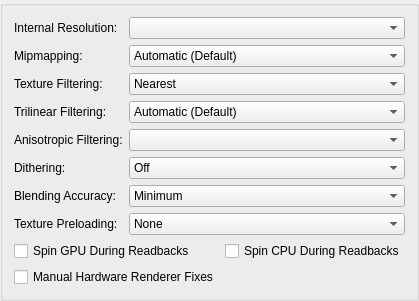
     <widget class="QGroupBox" name="hardwareRenderingTab">
      <attribute name="title">
       <string>Rendering</string>
      </attribute>
      <layout class="QFormLayout" name="formLayout_4">
       <item row="0" column="0">
        <widget class="QLabel" name="label">
         <property name="text">
          <string>Internal Resolution:</string>
         </property>
        </widget>
       </item>
       <item row="0" column="1">
        <widget class="QComboBox" name="upscaleMultiplier"/>
       </item>
       <item row="1" column="0">
        <widget class="QLabel" name="label_6">
         <property name="text">
          <string>Mipmapping:</string>
         </property>
        </widget>
       </item>
       <item row="1" column="1">
        <widget class="QComboBox" name="mipmapping">
         <item>
          <property name="text">
           <string>Automatic (Default)</string>
          </property>
         </item>
         <item>
          <property name="text">
           <string>Off</string>
          </property>
         </item>
         <item>
          <property name="text">
           <string>Basic (Generated Mipmaps)</string>
          </property>
         </item>
         <item>
          <property name="text">
           <string>Full (PS2 Mipmaps)</string>
          </property>
         </item>
        </widget>
       </item>
       <item row="2" column="0">
        <widget class="QLabel" name="label_13">
         <property name="text">
          <string>Texture Filtering:</string>
         </property>
        </widget>
       </item>
       <item row="2" column="1">
        <widget class="QComboBox" name="textureFiltering">
         <item>
          <property name="text">
           <string>Nearest</string>
          </property>
         </item>
         <item>
          <property name="text">
           <string>Bilinear (Forced)</string>
          </property>
         </item>
         <item>
          <property name="text">
           <string>Bilinear (PS2)</string>
          </property>
         </item>
         <item>
          <property name="text">
           <string>Bilinear (Forced excluding sprite)</string>
          </property>
         </item>
        </widget>
       </item>
       <item row="3" column="0">
        <widget class="QLabel" name="label_11">
         <property name="text">
          <string>Trilinear Filtering:</string>
         </property>
        </widget>
       </item>
       <item row="3" column="1">
        <widget class="QComboBox" name="trilinearFiltering">
         <item>
          <property name="text">
           <string>Automatic (Default)</string>
          </property>
         </item>
         <item>
          <property name="text">
           <string>Off (None)</string>
          </property>
         </item>
         <item>
          <property name="text">
           <string>Trilinear (PS2)</string>
          </property>
         </item>
         <item>
          <property name="text">
           <string>Trilinear (Forced)</string>
          </property>
         </item>
        </widget>
       </item>
       <item row="4" column="0">
        <widget class="QLabel" name="label_5">
         <property name="text">
          <string>Anisotropic Filtering:</string>
         </property>
        </widget>
       </item>
       <item row="4" column="1">
        <widget class="QComboBox" name="anisotropicFiltering"/>
       </item>
       <item row="5" column="0">
        <widget class="QLabel" name="label_2">
         <property name="text">
          <string>Dithering:</string>
         </property>
        </widget>
       </item>
       <item row="5" column="1">
        <widget class="QComboBox" name="dithering">
         <item>
          <property name="text">
           <string>Off</string>
          </property>
         </item>
         <item>
          <property name="text">
           <string>Scaled</string>
          </property>
         </item>
         <item>
          <property name="text">
           <string>Unscaled (Default)</string>
          </property>
         </item>
        </widget>
       </item>
       <item row="6" column="0">
        <widget class="QLabel" name="label_8">
         <property name="text">
          <string>Blending Accuracy:</string>
         </property>
        </widget>
       </item>
       <item row="6" column="1">
        <widget class="QComboBox" name="blending">
         <item>
          <property name="text">
           <string>Minimum</string>
          </property>
         </item>
         <item>
          <property name="text">
           <string>Basic (Recommended)</string>
          </property>
         </item>
         <item>
          <property name="text">
           <string>Medium</string>
          </property>
         </item>
         <item>
          <property name="text">
           <string>High</string>
          </property>
         </item>
         <item>
          <property name="text">
           <string>Full (Slow)</string>
          </property>
         </item>
         <item>
          <property name="text">
           <string>Maximum (Very Slow)</string>
          </property>
         </item>
        </widget>
       </item>
       <item row="7" column="0">
        <widget class="QLabel" name="label_20">
         <property name="text">
          <string>Texture Preloading:</string>
         </property>
        </widget>
       </item>
       <item row="7" column="1">
        <widget class="QComboBox" name="texturePreloading">
         <item>
          <property name="text">
           <string>None</string>
          </property>
         </item>
         <item>
          <property name="text">
           <string>Partial</string>
          </property>
         </item>
         <item>
          <property name="text">
           <string>Full (Hash Cache)</string>
          </property>
         </item>
        </widget>
       </item>
       <item row="8" column="0" colspan="2">
        <layout class="QGridLayout" name="hardwareRenderingOptionsLayout">
         <item row="0" column="0">
          <widget class="QCheckBox" name="spinGPUDuringReadbacks">
           <property name="text">
            <string>Spin GPU During Readbacks</string>
           </property>
          </widget>
         </item>
         <item row="1" column="0">
          <widget class="QCheckBox" name="enableHWFixes">
           <property name="text">
            <string>Manual Hardware Renderer Fixes</string>
           </property>
          </widget>
         </item>
         <item row="0" column="1">
          <widget class="QCheckBox" name="spinCPUDuringReadbacks">
           <property name="text">
            <string>Spin CPU During Readbacks</string>
           </property>
          </widget>
         </item>
        </layout>
       </item>
      </layout>
     </widget>
